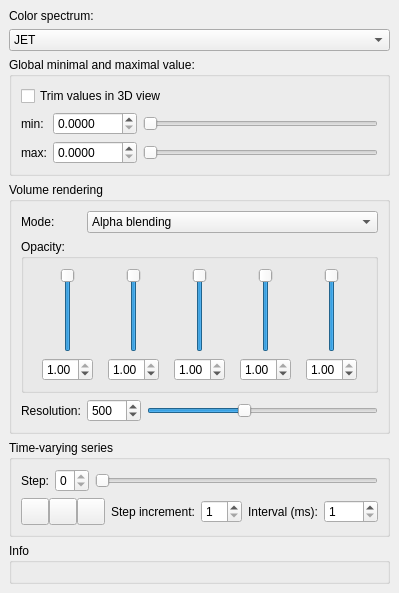
       <widget class="QWidget" name="scrollAreaWidgetContentsSelectedDataset">
        <property name="geometry">
         <rect>
          <x>0</x>
          <y>0</y>
          <width>388</width>
          <height>539</height>
         </rect>
        </property>
        <layout class="QVBoxLayout" name="verticalLayoutSelectedDatasetScroll">
         <property name="spacing">
          <number>6</number>
         </property>
         <property name="leftMargin">
          <number>9</number>
         </property>
         <property name="topMargin">
          <number>9</number>
         </property>
         <property name="rightMargin">
          <number>9</number>
         </property>
         <property name="bottomMargin">
          <number>9</number>
         </property>
         <item>
          <widget class="QLabel" name="labelColor">
           <property name="text">
            <string>Color spectrum:</string>
           </property>
           <property name="buddy">
            <cstring>comboBoxColormap</cstring>
           </property>
          </widget>
         </item>
         <item>
          <widget class="QComboBox" name="comboBoxColormap">
           <property name="sizePolicy">
            <sizepolicy hsizetype="Expanding" vsizetype="Fixed">
             <horstretch>0</horstretch>
             <verstretch>0</verstretch>
            </sizepolicy>
           </property>
           <property name="currentText">
            <string>JET</string>
           </property>
           <property name="currentIndex">
            <number>2</number>
           </property>
           <property name="maxVisibleItems">
            <number>15</number>
           </property>
           <property name="iconSize">
            <size>
             <width>128</width>
             <height>16</height>
            </size>
           </property>
           <item>
            <property name="text">
             <string>AUTUMN</string>
            </property>
            <property name="icon">
             <iconset resource="resources.qrc">
              <normaloff>:/colorscale/icons/colorscale_autumn.jpg</normaloff>:/colorscale/icons/colorscale_autumn.jpg</iconset>
            </property>
           </item>
           <item>
            <property name="text">
             <string>BONE</string>
            </property>
            <property name="icon">
             <iconset resource="resources.qrc">
              <normaloff>:/colorscale/icons/colorscale_bone.jpg</normaloff>:/colorscale/icons/colorscale_bone.jpg</iconset>
            </property>
           </item>
           <item>
            <property name="text">
             <string>JET</string>
            </property>
            <property name="icon">
             <iconset resource="resources.qrc">
              <normaloff>:/colorscale/icons/colorscale_jet.jpg</normaloff>:/colorscale/icons/colorscale_jet.jpg</iconset>
            </property>
           </item>
           <item>
            <property name="text">
             <string>WINTER</string>
            </property>
            <property name="icon">
             <iconset resource="resources.qrc">
              <normaloff>:/colorscale/icons/colorscale_winter.jpg</normaloff>:/colorscale/icons/colorscale_winter.jpg</iconset>
            </property>
           </item>
           <item>
            <property name="text">
             <string>RAINBOW</string>
            </property>
            <property name="icon">
             <iconset resource="resources.qrc">
              <normaloff>:/colorscale/icons/colorscale_rainbow.jpg</normaloff>:/colorscale/icons/colorscale_rainbow.jpg</iconset>
            </property>
           </item>
           <item>
            <property name="text">
             <string>OCEAN</string>
            </property>
            <property name="icon">
             <iconset resource="resources.qrc">
              <normaloff>:/colorscale/icons/colorscale_ocean.jpg</normaloff>:/colorscale/icons/colorscale_ocean.jpg</iconset>
            </property>
           </item>
           <item>
            <property name="text">
             <string>SUMMER</string>
            </property>
            <property name="icon">
             <iconset resource="resources.qrc">
              <normaloff>:/colorscale/icons/colorscale_summer.jpg</normaloff>:/colorscale/icons/colorscale_summer.jpg</iconset>
            </property>
           </item>
           <item>
            <property name="text">
             <string>SPRING</string>
            </property>
            <property name="icon">
             <iconset resource="resources.qrc">
              <normaloff>:/colorscale/icons/colorscale_spring.jpg</normaloff>:/colorscale/icons/colorscale_spring.jpg</iconset>
            </property>
           </item>
           <item>
            <property name="text">
             <string>COOL</string>
            </property>
            <property name="icon">
             <iconset resource="resources.qrc">
              <normaloff>:/colorscale/icons/colorscale_cool.jpg</normaloff>:/colorscale/icons/colorscale_cool.jpg</iconset>
            </property>
           </item>
           <item>
            <property name="text">
             <string>HSV</string>
            </property>
            <property name="icon">
             <iconset resource="resources.qrc">
              <normaloff>:/colorscale/icons/colorscale_hsv.jpg</normaloff>:/colorscale/icons/colorscale_hsv.jpg</iconset>
            </property>
           </item>
           <item>
            <property name="text">
             <string>PINK</string>
            </property>
            <property name="icon">
             <iconset resource="resources.qrc">
              <normaloff>:/colorscale/icons/colorscale_pink.jpg</normaloff>:/colorscale/icons/colorscale_pink.jpg</iconset>
            </property>
           </item>
           <item>
            <property name="text">
             <string>HOT</string>
            </property>
            <property name="icon">
             <iconset resource="resources.qrc">
              <normaloff>:/colorscale/icons/colorscale_hot.jpg</normaloff>:/colorscale/icons/colorscale_hot.jpg</iconset>
            </property>
           </item>
          </widget>
         </item>
         <item>
          <widget class="QGroupBox" name="groupBox">
           <property name="enabled">
            <bool>true</bool>
           </property>
           <property name="title">
            <string>Global minimal and maximal value:</string>
           </property>
           <property name="checkable">
            <bool>false</bool>
           </property>
           <layout class="QGridLayout" name="gridLayout">
            <item row="2" column="0">
             <widget class="QLabel" name="labelGlobalMax">
              <property name="text">
               <string>max:</string>
              </property>
             </widget>
            </item>
            <item row="2" column="2">
             <widget class="QSlider" name="horizontalSliderGlobalMax">
              <property name="maximum">
               <number>1000</number>
              </property>
              <property name="orientation">
               <enum>Qt::Horizontal</enum>
              </property>
             </widget>
            </item>
            <item row="1" column="1">
             <widget class="QDoubleSpinBoxTS" name="doubleSpinBoxMinGlobal">
              <property name="sizePolicy">
               <sizepolicy hsizetype="Fixed" vsizetype="Fixed">
                <horstretch>0</horstretch>
                <verstretch>0</verstretch>
               </sizepolicy>
              </property>
              <property name="decimals">
               <number>4</number>
              </property>
              <property name="maximum">
               <double>1000.000000000000000</double>
              </property>
             </widget>
            </item>
            <item row="1" column="0">
             <widget class="QLabel" name="labelGlobalMin">
              <property name="text">
               <string>min:</string>
              </property>
              <property name="buddy">
               <cstring>doubleSpinBoxMinGlobal</cstring>
              </property>
             </widget>
            </item>
            <item row="2" column="1">
             <widget class="QDoubleSpinBoxTS" name="doubleSpinBoxMaxGlobal">
              <property name="sizePolicy">
               <sizepolicy hsizetype="Fixed" vsizetype="Fixed">
                <horstretch>0</horstretch>
                <verstretch>0</verstretch>
               </sizepolicy>
              </property>
              <property name="decimals">
               <number>4</number>
              </property>
              <property name="maximum">
               <double>1000.000000000000000</double>
              </property>
             </widget>
            </item>
            <item row="1" column="2">
             <widget class="QSlider" name="horizontalSliderGlobalMin">
              <property name="maximum">
               <number>1000</number>
              </property>
              <property name="orientation">
               <enum>Qt::Horizontal</enum>
              </property>
             </widget>
            </item>
            <item row="0" column="0" colspan="3">
             <widget class="QCheckBox" name="checkBoxTrim">
              <property name="text">
               <string>Trim values in 3D view</string>
              </property>
             </widget>
            </item>
           </layout>
          </widget>
         </item>
         <item>
          <widget class="QGroupBox" name="groupBoxVolumeRendering">
           <property name="sizePolicy">
            <sizepolicy hsizetype="Preferred" vsizetype="Fixed">
             <horstretch>0</horstretch>
             <verstretch>0</verstretch>
            </sizepolicy>
           </property>
           <property name="title">
            <string>Volume rendering</string>
           </property>
           <layout class="QGridLayout" name="gridLayout_2">
            <item row="2" column="2" colspan="2">
             <widget class="QSlider" name="horizontalSliderVRSlices">
              <property name="sizePolicy">
               <sizepolicy hsizetype="Expanding" vsizetype="Fixed">
                <horstretch>0</horstretch>
                <verstretch>0</verstretch>
               </sizepolicy>
              </property>
              <property name="minimum">
               <number>2</number>
              </property>
              <property name="maximum">
               <number>1200</number>
              </property>
              <property name="value">
               <number>500</number>
              </property>
              <property name="orientation">
               <enum>Qt::Horizontal</enum>
              </property>
             </widget>
            </item>
            <item row="0" column="1" colspan="3">
             <widget class="QComboBox" name="comboBoxMode">
              <property name="sizePolicy">
               <sizepolicy hsizetype="Expanding" vsizetype="Fixed">
                <horstretch>0</horstretch>
                <verstretch>0</verstretch>
               </sizepolicy>
              </property>
              <item>
               <property name="text">
                <string>Alpha blending</string>
               </property>
              </item>
              <item>
               <property name="text">
                <string>Maximum intesity projection</string>
               </property>
              </item>
              <item>
               <property name="text">
                <string>Minimum intensity projection</string>
               </property>
              </item>
              <item>
               <property name="text">
                <string>Average intensity projection</string>
               </property>
              </item>
             </widget>
            </item>
            <item row="2" column="0">
             <widget class="QLabel" name="label_7">
              <property name="text">
               <string>Resolution:</string>
              </property>
             </widget>
            </item>
            <item row="2" column="1">
             <widget class="QSpinBox" name="spinBoxVRSlices">
              <property name="sizePolicy">
               <sizepolicy hsizetype="Fixed" vsizetype="Fixed">
                <horstretch>0</horstretch>
                <verstretch>0</verstretch>
               </sizepolicy>
              </property>
              <property name="minimum">
               <number>3</number>
              </property>
              <property name="maximum">
               <number>1200</number>
              </property>
              <property name="value">
               <number>500</number>
              </property>
             </widget>
            </item>
            <item row="0" column="0">
             <widget class="QLabel" name="label_3">
              <property name="sizePolicy">
               <sizepolicy hsizetype="Fixed" vsizetype="Preferred">
                <horstretch>0</horstretch>
                <verstretch>0</verstretch>
               </sizepolicy>
              </property>
              <property name="text">
               <string>Mode:</string>
              </property>
             </widget>
            </item>
            <item row="1" column="0" colspan="4">
             <widget class="QGroupBox" name="groupBox_2">
              <property name="title">
               <string>Opacity:</string>
              </property>
              <layout class="QGridLayout" name="gridLayout_3">
               <item row="1" column="4">
                <widget class="QDoubleSpinBoxTS" name="doubleSpinBox_4">
                 <property name="sizePolicy">
                  <sizepolicy hsizetype="Fixed" vsizetype="Fixed">
                   <horstretch>0</horstretch>
                   <verstretch>0</verstretch>
                  </sizepolicy>
                 </property>
                 <property name="maximum">
                  <double>1.000000000000000</double>
                 </property>
                 <property name="singleStep">
                  <double>0.100000000000000</double>
                 </property>
                 <property name="value">
                  <double>1.000000000000000</double>
                 </property>
                </widget>
               </item>
               <item row="0" column="4" alignment="Qt::AlignHCenter">
                <widget class="QSlider" name="verticalSlider_4">
                 <property name="maximum">
                  <number>1000</number>
                 </property>
                 <property name="singleStep">
                  <number>10</number>
                 </property>
                 <property name="pageStep">
                  <number>100</number>
                 </property>
                 <property name="value">
                  <number>1000</number>
                 </property>
                 <property name="orientation">
                  <enum>Qt::Vertical</enum>
                 </property>
                </widget>
               </item>
               <item row="1" column="0">
                <widget class="QDoubleSpinBoxTS" name="doubleSpinBox_0">
                 <property name="sizePolicy">
                  <sizepolicy hsizetype="Fixed" vsizetype="Fixed">
                   <horstretch>0</horstretch>
                   <verstretch>0</verstretch>
                  </sizepolicy>
                 </property>
                 <property name="maximum">
                  <double>1.000000000000000</double>
                 </property>
                 <property name="singleStep">
                  <double>0.010000000000000</double>
                 </property>
                 <property name="value">
                  <double>1.000000000000000</double>
                 </property>
                </widget>
               </item>
               <item row="0" column="1" alignment="Qt::AlignHCenter">
                <widget class="QSlider" name="verticalSlider_1">
                 <property name="maximum">
                  <number>1000</number>
                 </property>
                 <property name="singleStep">
                  <number>10</number>
                 </property>
                 <property name="pageStep">
                  <number>100</number>
                 </property>
                 <property name="value">
                  <number>1000</number>
                 </property>
                 <property name="orientation">
                  <enum>Qt::Vertical</enum>
                 </property>
                </widget>
               </item>
               <item row="1" column="1">
                <widget class="QDoubleSpinBoxTS" name="doubleSpinBox_1">
                 <property name="sizePolicy">
                  <sizepolicy hsizetype="Fixed" vsizetype="Fixed">
                   <horstretch>0</horstretch>
                   <verstretch>0</verstretch>
                  </sizepolicy>
                 </property>
                 <property name="maximum">
                  <double>1.000000000000000</double>
                 </property>
                 <property name="singleStep">
                  <double>0.010000000000000</double>
                 </property>
                 <property name="value">
                  <double>1.000000000000000</double>
                 </property>
                </widget>
               </item>
               <item row="1" column="2">
                <widget class="QDoubleSpinBoxTS" name="doubleSpinBox_2">
                 <property name="sizePolicy">
                  <sizepolicy hsizetype="Fixed" vsizetype="Fixed">
                   <horstretch>0</horstretch>
                   <verstretch>0</verstretch>
                  </sizepolicy>
                 </property>
                 <property name="maximum">
                  <double>1.000000000000000</double>
                 </property>
                 <property name="singleStep">
                  <double>0.010000000000000</double>
                 </property>
                 <property name="value">
                  <double>1.000000000000000</double>
                 </property>
                </widget>
               </item>
               <item row="0" column="3" alignment="Qt::AlignHCenter">
                <widget class="QSlider" name="verticalSlider_3">
                 <property name="maximum">
                  <number>1000</number>
                 </property>
                 <property name="singleStep">
                  <number>10</number>
                 </property>
                 <property name="pageStep">
                  <number>100</number>
                 </property>
                 <property name="value">
                  <number>1000</number>
                 </property>
                 <property name="orientation">
                  <enum>Qt::Vertical</enum>
                 </property>
                </widget>
               </item>
               <item row="0" column="2" alignment="Qt::AlignHCenter">
                <widget class="QSlider" name="verticalSlider_2">
                 <property name="maximum">
                  <number>1000</number>
                 </property>
                 <property name="singleStep">
                  <number>10</number>
                 </property>
                 <property name="pageStep">
                  <number>100</number>
                 </property>
                 <property name="value">
                  <number>1000</number>
                 </property>
                 <property name="orientation">
                  <enum>Qt::Vertical</enum>
                 </property>
                </widget>
               </item>
               <item row="1" column="3">
                <widget class="QDoubleSpinBoxTS" name="doubleSpinBox_3">
                 <property name="sizePolicy">
                  <sizepolicy hsizetype="Fixed" vsizetype="Fixed">
                   <horstretch>0</horstretch>
                   <verstretch>0</verstretch>
                  </sizepolicy>
                 </property>
                 <property name="maximum">
                  <double>1.000000000000000</double>
                 </property>
                 <property name="singleStep">
                  <double>0.010000000000000</double>
                 </property>
                 <property name="value">
                  <double>1.000000000000000</double>
                 </property>
                </widget>
               </item>
               <item row="0" column="0" alignment="Qt::AlignHCenter">
                <widget class="QSlider" name="verticalSlider_0">
                 <property name="maximum">
                  <number>1000</number>
                 </property>
                 <property name="singleStep">
                  <number>10</number>
                 </property>
                 <property name="pageStep">
                  <number>100</number>
                 </property>
                 <property name="value">
                  <number>1000</number>
                 </property>
                 <property name="orientation">
                  <enum>Qt::Vertical</enum>
                 </property>
                </widget>
               </item>
              </layout>
             </widget>
            </item>
           </layout>
          </widget>
         </item>
         <item>
          <widget class="QGroupBox" name="groupBoxSelectedDatasetTMSeries">
           <property name="sizePolicy">
            <sizepolicy hsizetype="Preferred" vsizetype="Fixed">
             <horstretch>0</horstretch>
             <verstretch>0</verstretch>
            </sizepolicy>
           </property>
           <property name="title">
            <string>Time-varying series</string>
           </property>
           <layout class="QGridLayout" name="gridLayoutSelectedDatasetTMSeries">
            <item row="0" column="1" rowspan="2">
             <widget class="QSpinBox" name="spinBoxSelectedDatasetStep">
              <property name="sizePolicy">
               <sizepolicy hsizetype="Fixed" vsizetype="Fixed">
                <horstretch>0</horstretch>
                <verstretch>0</verstretch>
               </sizepolicy>
              </property>
              <property name="maximum">
               <number>0</number>
              </property>
             </widget>
            </item>
            <item row="0" column="2" rowspan="2" colspan="6">
             <widget class="QSlider" name="horizontalSliderSelectedDatasetStep">
              <property name="maximum">
               <number>0</number>
              </property>
              <property name="orientation">
               <enum>Qt::Horizontal</enum>
              </property>
             </widget>
            </item>
            <item row="2" column="6" rowspan="3">
             <widget class="QLabel" name="label">
              <property name="sizePolicy">
               <sizepolicy hsizetype="Fixed" vsizetype="Preferred">
                <horstretch>0</horstretch>
                <verstretch>0</verstretch>
               </sizepolicy>
              </property>
              <property name="text">
               <string>Interval (ms):</string>
              </property>
             </widget>
            </item>
            <item row="2" column="5" rowspan="3">
             <widget class="QSpinBox" name="spinBoxTMIncrement">
              <property name="sizePolicy">
               <sizepolicy hsizetype="Fixed" vsizetype="Fixed">
                <horstretch>0</horstretch>
                <verstretch>0</verstretch>
               </sizepolicy>
              </property>
              <property name="minimum">
               <number>1</number>
              </property>
             </widget>
            </item>
            <item row="0" column="0" rowspan="2">
             <widget class="QLabel" name="labelSelectedDatasetStep">
              <property name="sizePolicy">
               <sizepolicy hsizetype="Fixed" vsizetype="Preferred">
                <horstretch>0</horstretch>
                <verstretch>0</verstretch>
               </sizepolicy>
              </property>
              <property name="text">
               <string>Step:</string>
              </property>
              <property name="buddy">
               <cstring>spinBoxSelectedDatasetStep</cstring>
              </property>
             </widget>
            </item>
            <item row="2" column="7" rowspan="3">
             <widget class="QSpinBox" name="spinBoxTMInterval">
              <property name="sizePolicy">
               <sizepolicy hsizetype="Fixed" vsizetype="Fixed">
                <horstretch>0</horstretch>
                <verstretch>0</verstretch>
               </sizepolicy>
              </property>
              <property name="minimum">
               <number>1</number>
              </property>
              <property name="maximum">
               <number>5000</number>
              </property>
              <property name="singleStep">
               <number>10</number>
              </property>
              <property name="value">
               <number>1</number>
              </property>
             </widget>
            </item>
            <item row="2" column="0" rowspan="3" colspan="4" alignment="Qt::AlignLeft">
             <widget class="QWidget" name="widgetSelectedDatasetTMButtons" native="true">
              <layout class="QHBoxLayout" name="horizontalLayout_4">
               <property name="spacing">
                <number>0</number>
               </property>
               <property name="leftMargin">
                <number>0</number>
               </property>
               <property name="topMargin">
                <number>0</number>
               </property>
               <property name="rightMargin">
                <number>0</number>
               </property>
               <property name="bottomMargin">
                <number>0</number>
               </property>
               <item>
                <widget class="QToolButton" name="toolButtonPlay">
                 <property name="text">
                  <string/>
                 </property>
                 <property name="icon">
                  <iconset resource="resources.qrc">
                   <normaloff>:/icons/icons/images/icons_17.png</normaloff>
                   <normalon>:/icons/icons/images/icons_19.png</normalon>:/icons/icons/images/icons_17.png</iconset>
                 </property>
                 <property name="iconSize">
                  <size>
                   <width>20</width>
                   <height>20</height>
                  </size>
                 </property>
                 <property name="checkable">
                  <bool>true</bool>
                 </property>
                 <property name="checked">
                  <bool>false</bool>
                 </property>
                </widget>
               </item>
               <item>
                <widget class="QToolButton" name="toolButtonStart">
                 <property name="sizePolicy">
                  <sizepolicy hsizetype="Fixed" vsizetype="Fixed">
                   <horstretch>0</horstretch>
                   <verstretch>0</verstretch>
                  </sizepolicy>
                 </property>
                 <property name="text">
                  <string/>
                 </property>
                 <property name="icon">
                  <iconset resource="resources.qrc">
                   <normaloff>:/icons/icons/images/icons_18.png</normaloff>:/icons/icons/images/icons_18.png</iconset>
                 </property>
                 <property name="iconSize">
                  <size>
                   <width>20</width>
                   <height>20</height>
                  </size>
                 </property>
                </widget>
               </item>
               <item>
                <widget class="QToolButton" name="toolButtonEnd">
                 <property name="sizePolicy">
                  <sizepolicy hsizetype="Fixed" vsizetype="Fixed">
                   <horstretch>0</horstretch>
                   <verstretch>0</verstretch>
                  </sizepolicy>
                 </property>
                 <property name="text">
                  <string/>
                 </property>
                 <property name="icon">
                  <iconset resource="resources.qrc">
                   <normaloff>:/icons/icons/images/icons_20.png</normaloff>:/icons/icons/images/icons_20.png</iconset>
                 </property>
                 <property name="iconSize">
                  <size>
                   <width>20</width>
                   <height>20</height>
                  </size>
                 </property>
                 <property name="arrowType">
                  <enum>Qt::NoArrow</enum>
                 </property>
                </widget>
               </item>
              </layout>
             </widget>
            </item>
            <item row="2" column="4" rowspan="3">
             <widget class="QLabel" name="label_2">
              <property name="sizePolicy">
               <sizepolicy hsizetype="Fixed" vsizetype="Preferred">
                <horstretch>0</horstretch>
                <verstretch>0</verstretch>
               </sizepolicy>
              </property>
              <property name="text">
               <string>Step increment:</string>
              </property>
             </widget>
            </item>
           </layout>
          </widget>
         </item>
         <item>
          <widget class="QGroupBox" name="groupBoxSelectedDatasetInfo">
           <property name="title">
            <string>Info</string>
           </property>
           <layout class="QFormLayout" name="formLayoutSelectedDatasetInfo">
            <property name="fieldGrowthPolicy">
             <enum>QFormLayout::AllNonFixedFieldsGrow</enum>
            </property>
           </layout>
          </widget>
         </item>
        </layout>
       </widget>
